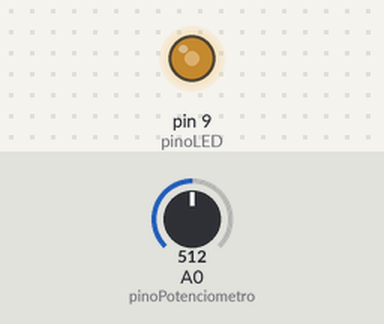
A sketch run on a simulated Arduino Uno, built with avr-gcc and run on an emulated ATmega328P. Shown: output pins drawn as LEDs (lit = HIGH). The test bench sets the inputs (shaded band); at power-on: A0 (pinoPotenciometro) = 512.

Above: at 1.2 s.
1.3 s: A0 (pinoPotenciometro) set to 716
At 2.0 s:
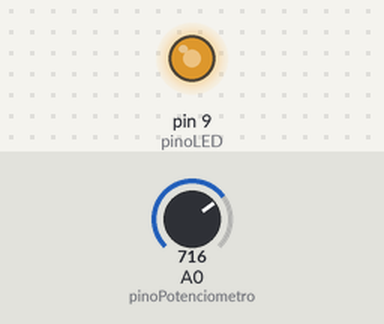
2.8 s: A0 (pinoPotenciometro) set to 900
At 3.3 s:
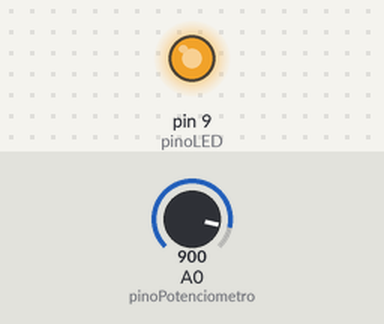
4.3 s: A0 (pinoPotenciometro) set to 122
At 5.5 s:
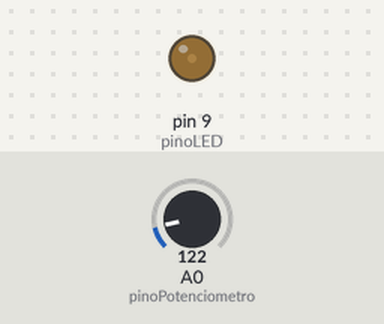
5.8 s: A0 (pinoPotenciometro) set to 0
At 6.8 s:
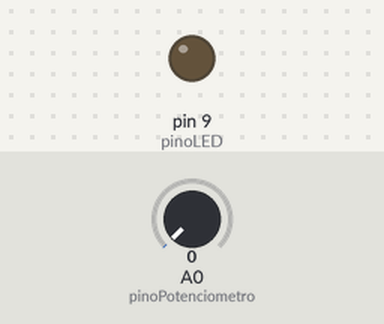
7.3 s: A0 (pinoPotenciometro) set to 511
At 7.8 s:
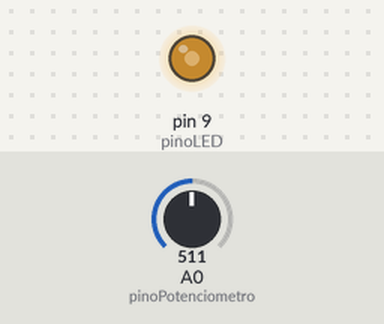
Timing chart, 0 to 9.8 s (numbered marks = the images above; inputs shaded):
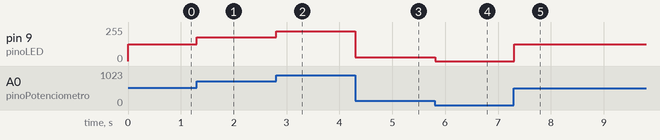

Measured:
- after the input at 1.3 s, pin 9 (pinoLED): 127/255 → 178/255 at once
- after the input at 2.8 s, pin 9 (pinoLED): 178/255 → 224/255 at once
- after the input at 4.3 s, pin 9 (pinoLED): 224/255 → 30/255 at once
- after the input at 5.8 s, pin 9 (pinoLED): 30/255 → 0/255 at once
- after the input at 7.3 s, pin 9 (pinoLED): 0/255 → 127/255 at once

The sketch:

atividade_5.ino
```cpp
int pinoPotenciometro = A0;
int pinoLED = 9;

void setup() {
  pinMode(pinoLED, OUTPUT);
}

void loop() {
  int leitura = analogRead(pinoPotenciometro);
  int brilho = map(leitura, 0, 1023, 0, 255);
  analogWrite(pinoLED, brilho);
  delay(10);
}
```
